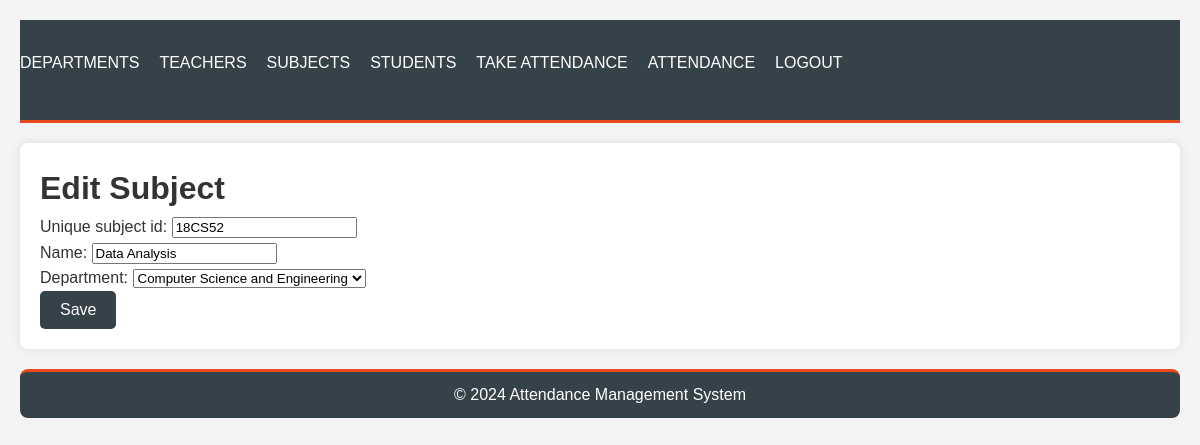
Page /edit_subject/1/ (signed in) on the committed database.
### attendance/models.py (models this page shows, shortened)
class Subject(models.Model):
    unique_subject_id = models.CharField(max_length=10, unique=True)
    name = models.CharField(max_length=100)
    department = models.ForeignKey(Department, on_delete=models.CASCADE)

class Department(models.Model):
    dept_unique_id = models.CharField(max_length=10, unique=True)
    name = models.CharField(max_length=100)
    total_teachers = models.IntegerField(default=0)
    subjects = models.ManyToManyField('Subject', related_name='departments')
    def __str__(self):
        return self.name

### attendance/views.py (the view)
# urls.py: path('edit_subject/<int:pk>/', views.edit_subject, name='edit_subject'),
@login_required
@user_passes_test(is_teacher)
def edit_subject(request, pk):
    subject = get_object_or_404(Subject, pk=pk)
    if request.method == 'POST':
        form = SubjectForm(request.POST, instance=subject)
        if form.is_valid():
            form.save()
            return redirect('subject_list')
    else:
        form = SubjectForm(instance=subject)
    return render(request, 'attendance/edit_subject.html', {'form': form})

### attendance/forms.py
class SubjectForm(forms.ModelForm):
    class Meta:
        model = Subject
        fields = ['unique_subject_id', 'name', 'department']

### attendance/views.py (called while the page is built)
def is_teacher(user):
    return user.groups.filter(name='Teachers').exists()

### attendance/templates/attendance/edit_subject.html (shortened to what this page needs)
{% extends 'attendance/base.html' %}
{% block content %}
<h1>{% if form.instance.pk %}Edit{% else %}Add{% endif %} Subject</h1>
<form method="post">
    {{ form.as_p }}
    <button type="submit" class="btn btn-primary">{% if form.instance.pk %}Save{% else %}Add{% endif %}</button>
</form>
{% endblock %}

### attendance/static/attendance/css/styles.css (style rules this page uses)
body, h1, h2, h3, p, ul, ol, li { margin: 0; padding: 0; box-sizing: border-box; }
body { font-family: Arial, sans-serif; line-height: 1.6; background-color: #f4f4f4; color: #333; padding: 20px; }
button, .btn { display: inline-block; padding: 10px 20px; font-size: 16px; text-decoration: none; color: #ffffff; background-color: #35424a; border: none; border-radius: 5px; cursor: pointer; }

### rows in the picture
Subject: unique_subject_id "18CS52", name "Data Analysis", department "Computer Science and Engineering"
